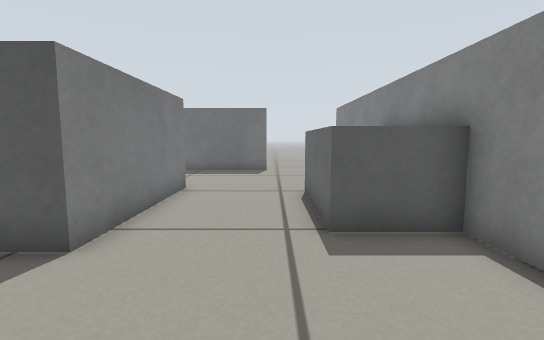
view 1 (above)

16 first-person views from a walk through a world built for the Gazebo simulator. The camera is 0.41 m above the floor, tilts 6° down and sees 85° across. The floor is counted in squares, 0.25 m on a side. Each view is taken from the middle of a square. On the plan, view 1 faces up. The plan holds only what a view shows up to about 15 squares ahead; the rest is blank.

view 2
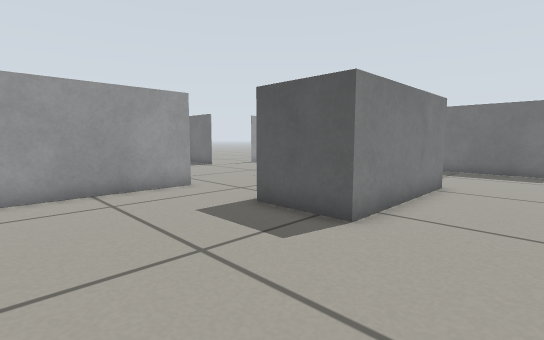

view 3
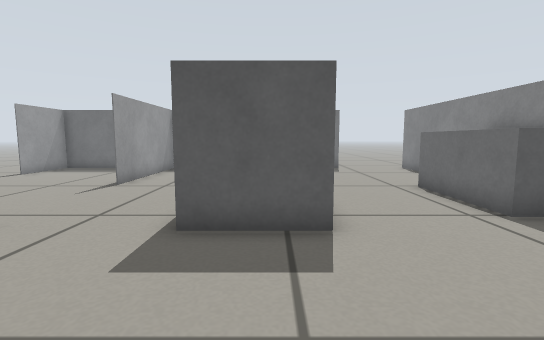

view 4
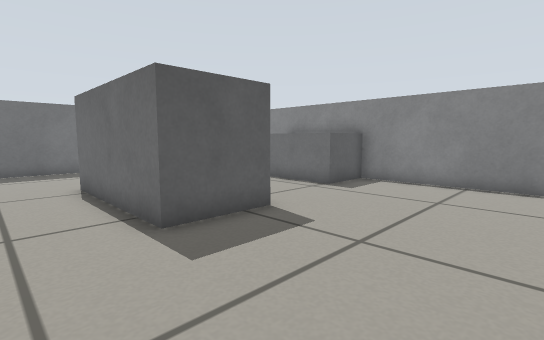

view 5
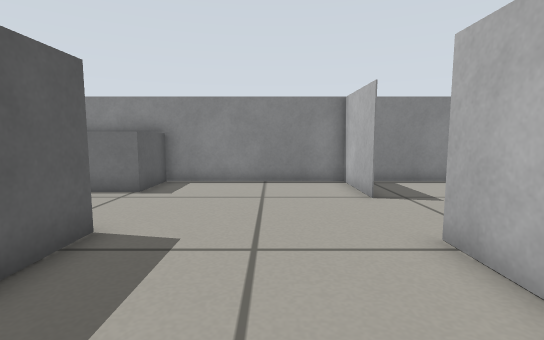

view 6
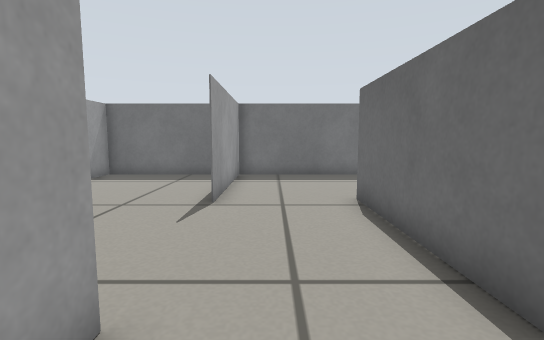

view 7
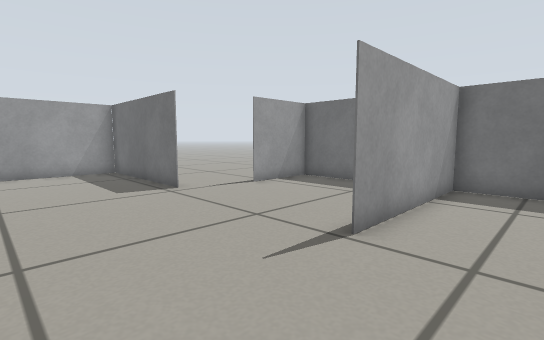

view 8
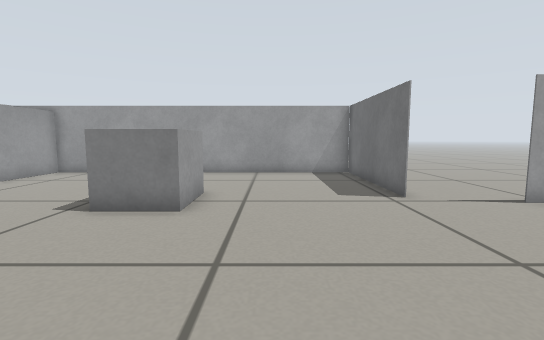

view 9
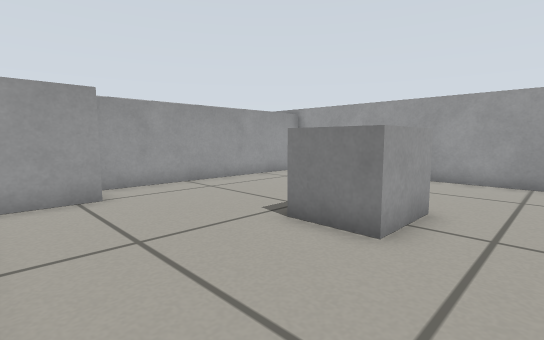

view 10
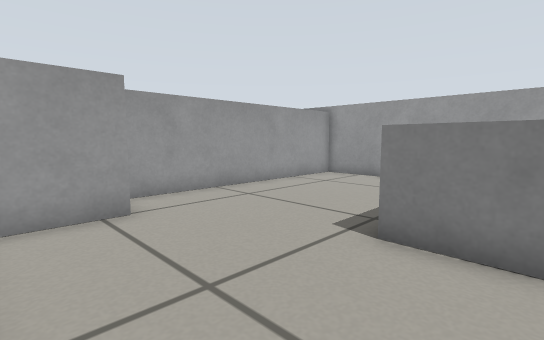

view 11
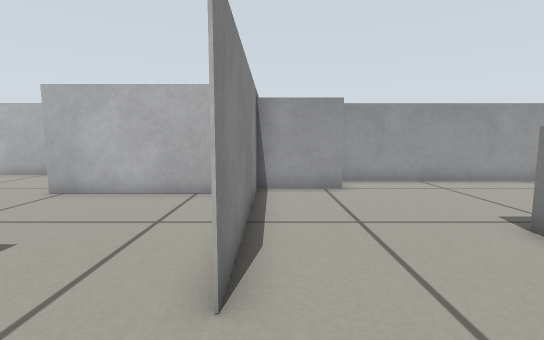

view 12
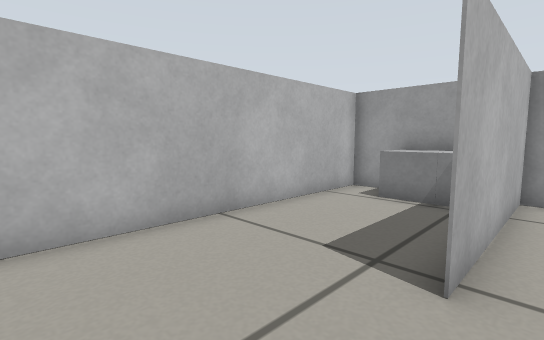

view 13
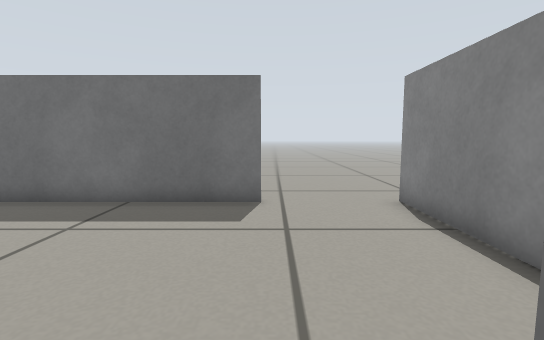

view 14
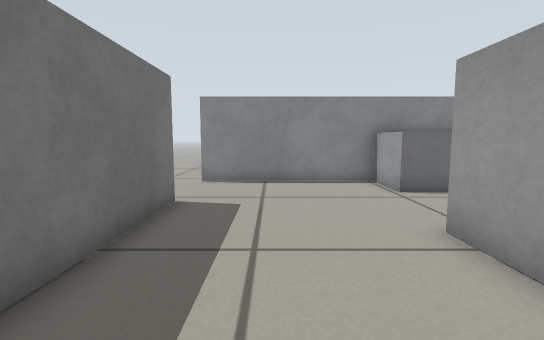

view 15
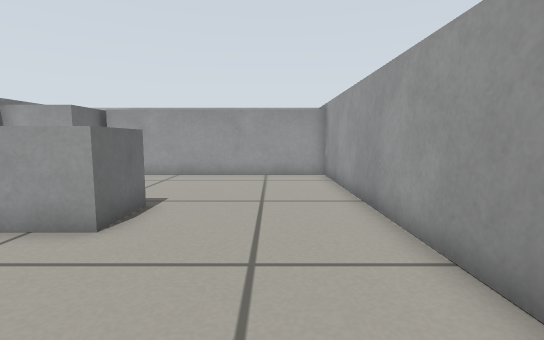

view 16
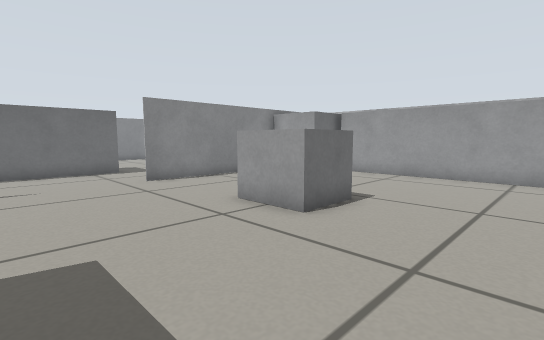

### Floor plan
Key: @ floor where view 1 was taken; # wall or solid block; . floor; B grey box.
Columns run from 23 left of view 1 to 5 right of it. Each row starts with its distance up from view 1.
 17 ...                    ......
 16 .....  ################......
 15 ...... #.....#............#
 14 .......#.....#............#
 13 .......#.....#............#
 12   ...........#............#
 11     .........#............#
 10  ######......#...BBBB.....#
  9 .#...............B  B...BBB
  8 .#...............B  B...B B
  7 .#...............B  B...B B
  6 .#...............B  B...B B
  5 .#...............B  B...BBB
  4 .#....BBB.....#...BBB.....#
  3 .#....B B.....#...........#
  2  #....B B.....#...........#
  1  #............#...........#
  0  #............#........@..#
 -1  #............#...........#
 -2  #............B#####....###
 -3  #.........BBBBB..........#
 -4  #.........B BBB..........#
 -5  ##########B BBB..........#
 -6              B#############

Positions as (right, up) in squares from view 1, and headings:
1: (0, 0), facing up
2: (0, -1), facing up-left
3: (-4, -1), facing up
4: (-8, -1), facing up-right
5: (-8, 1), facing right
6: (-8, 2), facing up
7: (-7, 5), facing up-left
8: (-8, 6), facing left
9: (-10, 6), facing down-left
10: (-10, 4), facing down-left
11: (-10, 7), facing down
12: (0, -1), facing down-left
13: (0, 8), facing up
14: (-8, 13), facing right
15: (-20, 9), facing down
16: (-21, 9), facing down-right
